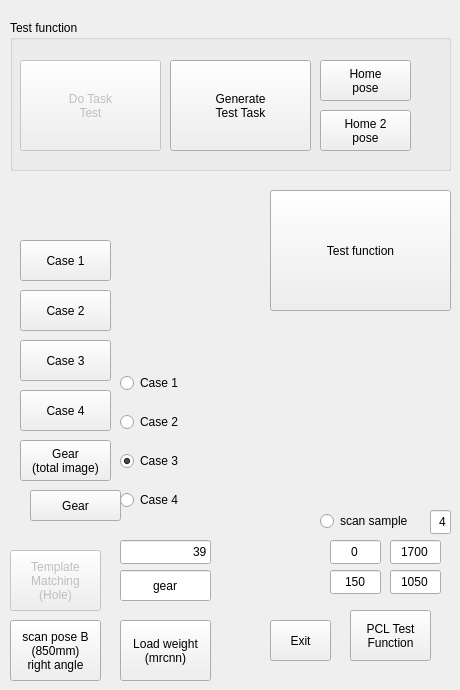
   <widget class="QWidget" name="tab_18">
    <attribute name="title">
     <string>Test</string>
    </attribute>
    <widget class="QPushButton" name="pushButton_setUIJSPosition_7">
     <property name="enabled">
      <bool>true</bool>
     </property>
     <property name="geometry">
      <rect>
       <x>20</x>
       <y>240</y>
       <width>91</width>
       <height>41</height>
      </rect>
     </property>
     <property name="text">
      <string>Case 1</string>
     </property>
    </widget>
    <widget class="QWidget" name="layoutWidget_30">
     <property name="geometry">
      <rect>
       <x>120</x>
       <y>360</y>
       <width>191</width>
       <height>164</height>
      </rect>
     </property>
     <layout class="QVBoxLayout" name="verticalLayout_58">
      <item>
       <widget class="QRadioButton" name="radioButton_UI_assemblyTrajectoryCase_1">
        <property name="text">
         <string>Case 1</string>
        </property>
        <property name="checked">
         <bool>false</bool>
        </property>
        <property name="autoExclusive">
         <bool>true</bool>
        </property>
       </widget>
      </item>
      <item>
       <widget class="QRadioButton" name="radioButton_UI_assemblyTrajectoryCase_2">
        <property name="text">
         <string>Case 2</string>
        </property>
        <property name="checked">
         <bool>false</bool>
        </property>
        <property name="autoExclusive">
         <bool>true</bool>
        </property>
       </widget>
      </item>
      <item>
       <widget class="QRadioButton" name="radioButton_UI_assemblyTrajectoryCase_3">
        <property name="text">
         <string>Case 3</string>
        </property>
        <property name="checked">
         <bool>true</bool>
        </property>
        <property name="autoExclusive">
         <bool>true</bool>
        </property>
       </widget>
      </item>
      <item>
       <widget class="QRadioButton" name="radioButton_UI_assemblyTrajectoryCase_4">
        <property name="text">
         <string>Case 4</string>
        </property>
        <property name="checked">
         <bool>false</bool>
        </property>
        <property name="autoExclusive">
         <bool>true</bool>
        </property>
       </widget>
      </item>
     </layout>
    </widget>
    <widget class="QPushButton" name="pushButton_setUIJSPosition_8">
     <property name="enabled">
      <bool>true</bool>
     </property>
     <property name="geometry">
      <rect>
       <x>20</x>
       <y>290</y>
       <width>91</width>
       <height>41</height>
      </rect>
     </property>
     <property name="text">
      <string>Case 2</string>
     </property>
    </widget>
    <widget class="QPushButton" name="pushButton_setUIJSPosition_9">
     <property name="enabled">
      <bool>true</bool>
     </property>
     <property name="geometry">
      <rect>
       <x>20</x>
       <y>340</y>
       <width>91</width>
       <height>41</height>
      </rect>
     </property>
     <property name="text">
      <string>Case 3</string>
     </property>
    </widget>
    <widget class="QPushButton" name="pushButton_setUIJSPosition_10">
     <property name="enabled">
      <bool>true</bool>
     </property>
     <property name="geometry">
      <rect>
       <x>20</x>
       <y>390</y>
       <width>91</width>
       <height>41</height>
      </rect>
     </property>
     <property name="text">
      <string>Case 4</string>
     </property>
    </widget>
    <widget class="QPushButton" name="pushButton_graspingPartPixelSize_1">
     <property name="enabled">
      <bool>true</bool>
     </property>
     <property name="geometry">
      <rect>
       <x>20</x>
       <y>440</y>
       <width>91</width>
       <height>41</height>
      </rect>
     </property>
     <property name="layoutDirection">
      <enum>Qt::LeftToRight</enum>
     </property>
     <property name="text">
      <string>Gear
(total image)</string>
     </property>
    </widget>
    <widget class="QPushButton" name="pushButton_graspingPartPixelSize_2">
     <property name="enabled">
      <bool>true</bool>
     </property>
     <property name="geometry">
      <rect>
       <x>30</x>
       <y>490</y>
       <width>91</width>
       <height>31</height>
      </rect>
     </property>
     <property name="layoutDirection">
      <enum>Qt::LeftToRight</enum>
     </property>
     <property name="text">
      <string>Gear</string>
     </property>
    </widget>
    <widget class="QLineEdit" name="lineEdit_targetWeightNumber">
     <property name="enabled">
      <bool>true</bool>
     </property>
     <property name="geometry">
      <rect>
       <x>120</x>
       <y>540</y>
       <width>91</width>
       <height>24</height>
      </rect>
     </property>
     <property name="text">
      <string>39</string>
     </property>
     <property name="alignment">
      <set>Qt::AlignRight|Qt::AlignTrailing|Qt::AlignVCenter</set>
     </property>
    </widget>
    <widget class="QPushButton" name="pushButton_doLoadLearningWeight">
     <property name="enabled">
      <bool>true</bool>
     </property>
     <property name="geometry">
      <rect>
       <x>120</x>
       <y>620</y>
       <width>91</width>
       <height>61</height>
      </rect>
     </property>
     <property name="layoutDirection">
      <enum>Qt::LeftToRight</enum>
     </property>
     <property name="text">
      <string>Load weight
(mrcnn)</string>
     </property>
    </widget>
    <widget class="QLineEdit" name="lineEdit_targetName">
     <property name="enabled">
      <bool>true</bool>
     </property>
     <property name="geometry">
      <rect>
       <x>120</x>
       <y>570</y>
       <width>91</width>
       <height>31</height>
      </rect>
     </property>
     <property name="text">
      <string>gear</string>
     </property>
     <property name="alignment">
      <set>Qt::AlignCenter</set>
     </property>
    </widget>
    <widget class="QPushButton" name="pushButton_doTemplateMatchingHole">
     <property name="enabled">
      <bool>false</bool>
     </property>
     <property name="geometry">
      <rect>
       <x>10</x>
       <y>550</y>
       <width>91</width>
       <height>61</height>
      </rect>
     </property>
     <property name="layoutDirection">
      <enum>Qt::LeftToRight</enum>
     </property>
     <property name="text">
      <string>Template
Matching
(Hole)</string>
     </property>
    </widget>
    <widget class="QPushButton" name="pushButton_setUIJSPosition_6">
     <property name="enabled">
      <bool>true</bool>
     </property>
     <property name="geometry">
      <rect>
       <x>10</x>
       <y>620</y>
       <width>91</width>
       <height>61</height>
      </rect>
     </property>
     <property name="text">
      <string>scan pose B
(850mm)
right angle</string>
     </property>
    </widget>
    <widget class="QPushButton" name="pushButton_testFunction">
     <property name="enabled">
      <bool>true</bool>
     </property>
     <property name="geometry">
      <rect>
       <x>270</x>
       <y>190</y>
       <width>181</width>
       <height>121</height>
      </rect>
     </property>
     <property name="layoutDirection">
      <enum>Qt::LeftToRight</enum>
     </property>
     <property name="text">
      <string>Test function</string>
     </property>
     <property name="checkable">
      <bool>true</bool>
     </property>
    </widget>
    <widget class="QLineEdit" name="lineEdit_pixelList_1">
     <property name="enabled">
      <bool>true</bool>
     </property>
     <property name="geometry">
      <rect>
       <x>330</x>
       <y>540</y>
       <width>51</width>
       <height>24</height>
      </rect>
     </property>
     <property name="text">
      <string>0</string>
     </property>
     <property name="alignment">
      <set>Qt::AlignCenter</set>
     </property>
    </widget>
    <widget class="QLineEdit" name="lineEdit_pixelList_4">
     <property name="enabled">
      <bool>true</bool>
     </property>
     <property name="geometry">
      <rect>
       <x>390</x>
       <y>570</y>
       <width>51</width>
       <height>24</height>
      </rect>
     </property>
     <property name="text">
      <string>1050</string>
     </property>
     <property name="alignment">
      <set>Qt::AlignCenter</set>
     </property>
    </widget>
    <widget class="QPushButton" name="pushButton_doPCLTestFunction">
     <property name="enabled">
      <bool>true</bool>
     </property>
     <property name="geometry">
      <rect>
       <x>350</x>
       <y>610</y>
       <width>81</width>
       <height>51</height>
      </rect>
     </property>
     <property name="layoutDirection">
      <enum>Qt::LeftToRight</enum>
     </property>
     <property name="text">
      <string>PCL Test
Function</string>
     </property>
    </widget>
    <widget class="QPushButton" name="pushButton_setUIJSPosition_5_3">
     <property name="enabled">
      <bool>true</bool>
     </property>
     <property name="geometry">
      <rect>
       <x>270</x>
       <y>620</y>
       <width>61</width>
       <height>41</height>
      </rect>
     </property>
     <property name="text">
      <string>Exit</string>
     </property>
    </widget>
    <widget class="QLineEdit" name="lineEdit_scanSamplingNum">
     <property name="enabled">
      <bool>true</bool>
     </property>
     <property name="geometry">
      <rect>
       <x>430</x>
       <y>510</y>
       <width>21</width>
       <height>24</height>
      </rect>
     </property>
     <property name="text">
      <string>4</string>
     </property>
     <property name="alignment">
      <set>Qt::AlignRight|Qt::AlignTrailing|Qt::AlignVCenter</set>
     </property>
    </widget>
    <widget class="QLineEdit" name="lineEdit_pixelList_3">
     <property name="enabled">
      <bool>true</bool>
     </property>
     <property name="geometry">
      <rect>
       <x>390</x>
       <y>540</y>
       <width>51</width>
       <height>24</height>
      </rect>
     </property>
     <property name="text">
      <string>1700</string>
     </property>
     <property name="alignment">
      <set>Qt::AlignCenter</set>
     </property>
    </widget>
    <widget class="QRadioButton" name="radioButton_assemblyUI_scanSampling">
     <property name="geometry">
      <rect>
       <x>320</x>
       <y>510</y>
       <width>111</width>
       <height>22</height>
      </rect>
     </property>
     <property name="text">
      <string>scan sample</string>
     </property>
     <property name="checked">
      <bool>false</bool>
     </property>
    </widget>
    <widget class="QLineEdit" name="lineEdit_pixelList_2">
     <property name="enabled">
      <bool>true</bool>
     </property>
     <property name="geometry">
      <rect>
       <x>330</x>
       <y>570</y>
       <width>51</width>
       <height>24</height>
      </rect>
     </property>
     <property name="text">
      <string>150</string>
     </property>
     <property name="alignment">
      <set>Qt::AlignCenter</set>
     </property>
    </widget>
    <widget class="QGroupBox" name="groupBox_19">
     <property name="geometry">
      <rect>
       <x>10</x>
       <y>20</y>
       <width>441</width>
       <height>151</height>
      </rect>
     </property>
     <property name="title">
      <string>Test function</string>
     </property>
     <widget class="QPushButton" name="pushButton_setUIJSPosition_Home_2">
      <property name="enabled">
       <bool>true</bool>
      </property>
      <property name="geometry">
       <rect>
        <x>310</x>
        <y>90</y>
        <width>91</width>
        <height>41</height>
       </rect>
      </property>
      <property name="text">
       <string>Home 2
pose</string>
      </property>
     </widget>
     <widget class="QPushButton" name="pushButton_setUIJSPosition_Home">
      <property name="enabled">
       <bool>true</bool>
      </property>
      <property name="geometry">
       <rect>
        <x>310</x>
        <y>40</y>
        <width>91</width>
        <height>41</height>
       </rect>
      </property>
      <property name="text">
       <string>Home
pose</string>
      </property>
     </widget>
     <widget class="QPushButton" name="task_pushButton_genTask_test">
      <property name="enabled">
       <bool>true</bool>
      </property>
      <property name="geometry">
       <rect>
        <x>160</x>
        <y>40</y>
        <width>141</width>
        <height>91</height>
       </rect>
      </property>
      <property name="sizePolicy">
       <sizepolicy hsizetype="Preferred" vsizetype="Preferred">
        <horstretch>0</horstretch>
        <verstretch>0</verstretch>
       </sizepolicy>
      </property>
      <property name="text">
       <string>Generate
Test Task</string>
      </property>
     </widget>
     <widget class="QPushButton" name="pushButton_doTask_test">
      <property name="enabled">
       <bool>false</bool>
      </property>
      <property name="geometry">
       <rect>
        <x>10</x>
        <y>40</y>
        <width>141</width>
        <height>91</height>
       </rect>
      </property>
      <property name="layoutDirection">
       <enum>Qt::LeftToRight</enum>
      </property>
      <property name="text">
       <string>Do Task
Test</string>
      </property>
      <property name="checkable">
       <bool>true</bool>
      </property>
     </widget>
    </widget>
   </widget>
